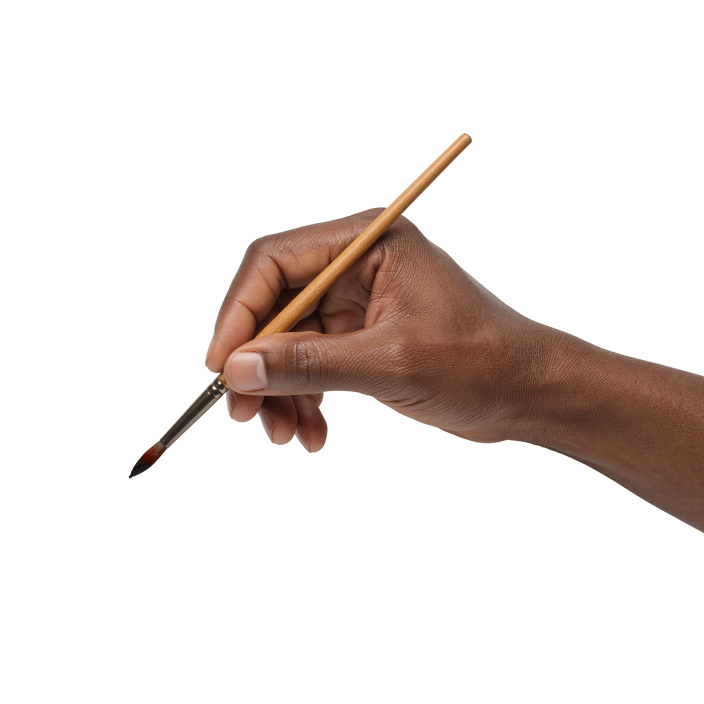
#> input picture marketing/hands/dark-brush-1.jpg, 1408 x 1408 px (shown at 1/2 size)
$ python -i cutout.py   (imports and definitions only)
#> lines starting #> are read from the running program, lines starting #| are printed output that depends on the picture; after the words box and inside, x2 and y2 are one past the last pixel; in counts of white or black regions, pixels touching at a corner belong together
"""Cut the generated hand photos out of their white background for the app.

    .venv/bin/python scripts/hands/cutout.py light-pencil-2 medium-pencil-1 ...   (the chosen candidates)

For each marketing/hands/<tone>-<tool>-<n>.jpg it writes frontend/public/hands/<tone>-<tool>.png (transparent, with a soft
drop shadow so the hand sits on the page) and records in frontend/public/hands/hands.json where the tip of the pencil or
brush is, as a share of the image size; the renderer puts that point exactly on the line being drawn.
"""
import json
import sys
from pathlib import Path

import cv2
import numpy as np
from PIL import Image

ROOT = Path(__file__).resolve().parents[2]
SRC, OUT = ROOT / 'marketing' / 'hands', ROOT / 'frontend' / 'public' / 'hands'
SIZE = 900  # longest side of the saved cut-out


def extend_arm(rgb, alpha):
    """The photo's forearm stops at the image edge, which shows as a straight cut whenever the hand is drawing near the
    middle of a frame. Continue the forearm along its own direction (repeating the slice at the edge) so it always runs
    off the frame. Returns the larger image, its alpha, and the share of the new height that the original photo takes."""
    h, w = alpha.shape
    solid = alpha > .5
    yy, xx = np.nonzero(solid)
    edge_gap = np.minimum(w - 1 - xx, h - 1 - yy)                    # distance to the right or bottom edge
    near, far = edge_gap < 30, (edge_gap > 140) & (edge_gap < 200)
    if near.sum() < 50 or far.sum() < 50:
        return rgb, alpha, h
    direction = np.array([xx[near].mean() - xx[far].mean(), yy[near].mean() - yy[far].mean()])
    direction /= np.linalg.norm(direction) + 1e-6
    pad = int(max(h, w) * 1.1)
    big_rgb = np.zeros((h + pad, w + pad, 3), np.float32)
    big_alpha = np.zeros((h + pad, w + pad), np.float32)
    big_rgb[:h, :w], big_alpha[:h, :w] = rgb, alpha
    slice_y, slice_x = yy[near], xx[near]
    colours, weights = rgb[slice_y, slice_x].astype(np.float32), alpha[slice_y, slice_x]
    for step in range(3, pad, 3):
        ty = np.round(slice_y + direction[1] * step).astype(int)
        tx = np.round(slice_x + direction[0] * step).astype(int)
        keep = (ty < h + pad) & (tx < w + pad) & (ty >= 0) & (tx >= 0)
        ty, tx = ty[keep], tx[keep]
        empty = big_alpha[ty, tx] < weights[keep]
        big_rgb[ty[empty], tx[empty]] = colours[keep][empty]
        big_alpha[ty[empty], tx[empty]] = weights[keep][empty]
    big_alpha = cv2.morphologyEx(big_alpha, cv2.MORPH_CLOSE, np.ones((5, 5), np.uint8))  # fill the gaps between steps
    big_rgb = np.where(big_alpha[..., None] > 0, cv2.dilate(big_rgb, np.ones((3, 3), np.uint8)) * (big_rgb.sum(axis=2, keepdims=True) == 0)
                       + big_rgb, big_rgb)
    added = np.ones(big_alpha.shape, bool)
    added[:h, :w] = alpha <= .5                                      # only pixels the photo didn't already have
    smooth = cv2.GaussianBlur(big_rgb, (0, 0), 6)
    big_rgb = np.where(added[..., None] & (big_alpha[..., None] > 0), smooth, big_rgb)  # soften the repeated slice
    ys, xs = np.nonzero(big_alpha > .02)
    bottom, right = int(ys.max()) + 1, int(xs.max()) + 1
    return big_rgb[:bottom, :right].astype(np.uint8), big_alpha[:bottom, :right], h


def cutout(path):
#> called with path = '../../marketing/hands/dark-brush-1.jpg'
    rgb = np.array(Image.open(path).convert('RGB'))
#> rgb is the input picture: shape (1408, 1408, 3); mean R, G, B 233.8, 226.9, 223.8
    darkness = 255 - rgb.min(axis=2).astype(np.int16)                 # 0 on pure white
    spread = rgb.max(axis=2).astype(np.int16) - rgb.min(axis=2)
    whiteish = np.uint8((darkness < 120) & (spread < 14))  # white and the soft grey shadows on it; skin is always tinted
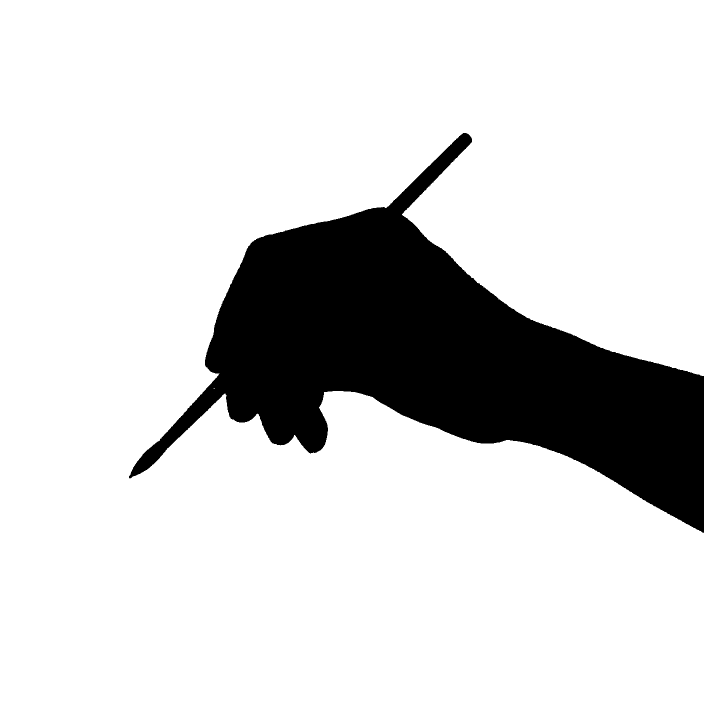
#> whiteish: shape (1408, 1408) (shown at 1/2 size); values 0 (black) and 1 (white), 83.4% white; 2 black regions (1 under 20 px), largest, box (x1, y1, x2, y2) and area: (258, 266, 1408, 1066) 329138
    count, labels = cv2.connectedComponents(whiteish)
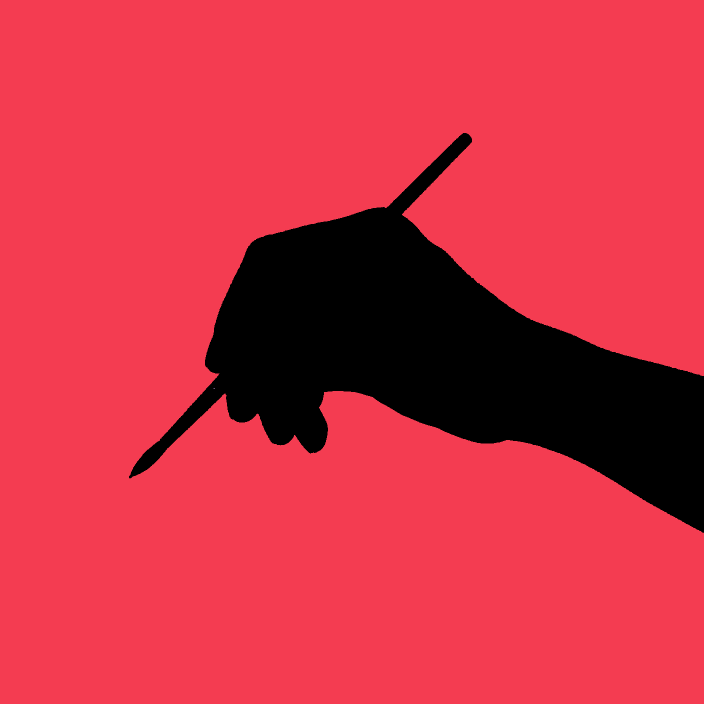
#> labels: shape (1408, 1408) int32 (shown at 1/2 size); 3 distinct labels, from 0 to 2; one colour per label, 0 black
#> count = 3
    edge = np.unique(np.concatenate([labels[0], labels[-1], labels[:, 0], labels[:, -1]]))
#> edge = [0, 1]
    background = np.isin(labels, edge[edge > 0])                    # only the white that touches the border
#> background: shape (1408, 1408) bool; 83.4% white; 2 black regions (1 under 20 px), largest, box (x1, y1, x2, y2) and area: (258, 266, 1408, 1066) 329141
    near = cv2.dilate(np.uint8(background), np.ones((5, 5), np.uint8)) > 0
#> near: shape (1408, 1408) bool; 83.9% white; 1 black region, box (x1, y1, x2, y2) and area: (263, 268, 1408, 1063) 319850
    # Refine with GrabCut: it learns the skin and the background colours, which separates the soft shadow the photo casts
    # beside the arm (tinted by the skin, so a colour threshold alone keeps it as a pale fringe).
    sure_bg = np.isin(labels, edge[edge > 0]) & (darkness < 22)
#> sure_bg: shape (1408, 1408) bool; 83.3% white; 1 black region, box (x1, y1, x2, y2) and area: (257, 266, 1408, 1067) 330108
    mask = np.full(background.shape, cv2.GC_PR_FGD, np.uint8)
    mask[background] = cv2.GC_PR_BGD
    mask[sure_bg] = cv2.GC_BGD
    mask[cv2.erode(np.uint8(~background), np.ones((25, 25), np.uint8)) > 0] = cv2.GC_FGD
    small = 2 if max(rgb.shape) > 1000 else 1
    work = cv2.resize(mask, None, fx=1 / small, fy=1 / small, interpolation=cv2.INTER_NEAREST)
    image_small = cv2.resize(rgb, (work.shape[1], work.shape[0]), interpolation=cv2.INTER_AREA)
    cv2.grabCut(cv2.cvtColor(image_small, cv2.COLOR_RGB2BGR), work, None, np.zeros((1, 65), np.float64),
                np.zeros((1, 65), np.float64), 4, cv2.GC_INIT_WITH_MASK)
    work = cv2.resize(work, (rgb.shape[1], rgb.shape[0]), interpolation=cv2.INTER_NEAREST)
    background = (work == cv2.GC_BGD) | (work == cv2.GC_PR_BGD)
    near = cv2.dilate(np.uint8(background), np.ones((5, 5), np.uint8)) > 0
#> background: shape (1408, 1408) bool; 83.5% white; 1 black region, box (x1, y1, x2, y2) and area: (258, 266, 1408, 1066) 326868
    alpha = np.where(background, 0., 1.)
    soft = np.clip((darkness - 6) / 16, 0, 1)                         # anti-aliased rim where the hand meets the white
    alpha = cv2.GaussianBlur(alpha.astype(np.float32), (5, 5), 0)  # a soft, anti-aliased rim
    # The tip is the left-most solid point (the pencil or brush always points to the lower left).
    solid = alpha > .6
    count, labels, stats, _ = cv2.connectedComponentsWithStats(np.uint8(solid), 8)
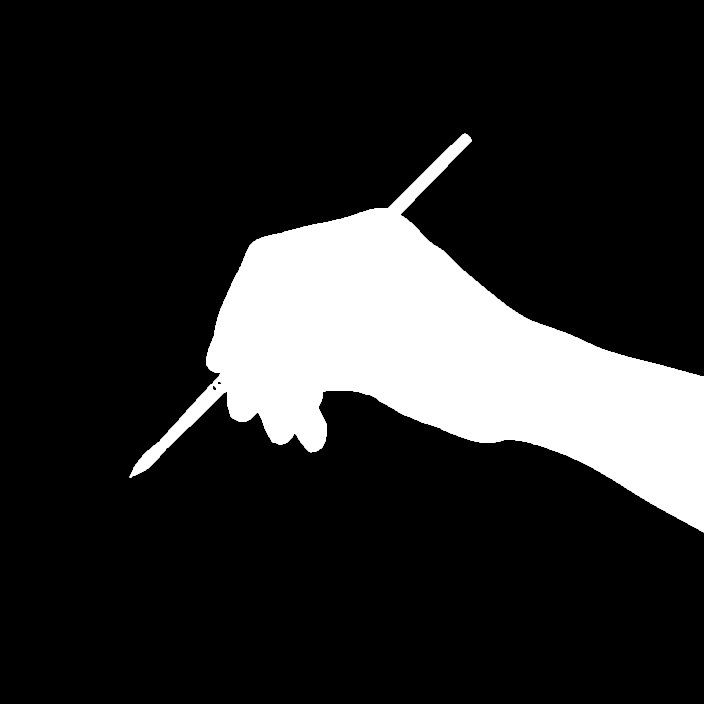
#> solid: shape (1408, 1408) bool (shown at 1/2 size); 16.4% white; 1 white region, box (x1, y1, x2, y2) and area: (258, 266, 1408, 1066) 326066
    keep = labels == (1 + int(np.argmax(stats[1:, cv2.CC_STAT_AREA])))
    alpha *= cv2.dilate(np.uint8(keep), np.ones((7, 7), np.uint8)) > 0  # drop stray specks
    ys, xs = np.where(keep)
    tip = (int(xs.min()), int(np.median(ys[xs <= xs.min() + 2])))
    rgb, alpha, photo_h = extend_arm(rgb, alpha)
#> in extend_arm, `direction = np.array([xx[near].mean() - xx[far].mean(), yy[near].mean(..`: direction = [155.2, 65.5]
#> in extend_arm, `direction /= np.linalg.norm(direction) + 1e-6`: direction = [0.921, 0.389]
#> in extend_arm, `slice_y, slice_x = yy[near], xx[near]`: slice_y = 9269 values from 745 to 1065; slice_x = 9269 values, max 1407 at index 122, min 1378 at index 0, mean 1392.6
#> in extend_arm, `colours, weights = rgb[slice_y, slice_x].astype(np.float32), alpha[sli..`: weights = 9269 values, max 1 at index 17, min 0.508 at index 0, mean 0.997
#> after the loop in extend_arm, `for step in range(3, pad, 3):`:
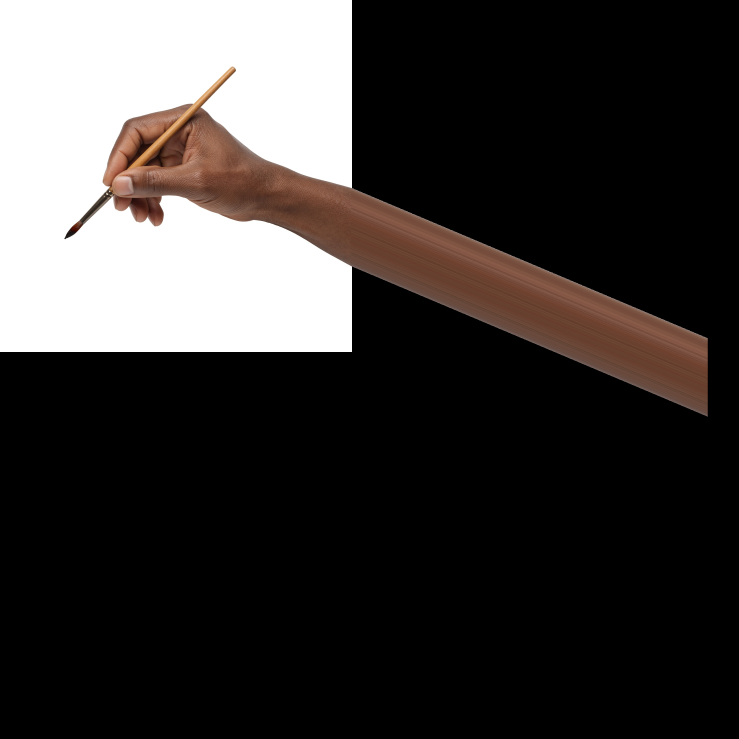
#> big_rgb: shape (2956, 2956, 3) float32 (shown at 1/4 size); mean R, G, B 58.8, 55.4, 53.9
#> in extend_arm, `bottom, right = int(ys.max()) + 1, int(xs.max()) + 1`: bottom = 1667; right = 2831
#> rgb: shape (1667, 2831, 3)
#> photo_h = 1408
    # A soft shadow below and to the right, as if the hand hovered just above the page.
    h, w = alpha.shape
    shadow = cv2.GaussianBlur(alpha.astype(np.float32), (0, 0), w * .012)
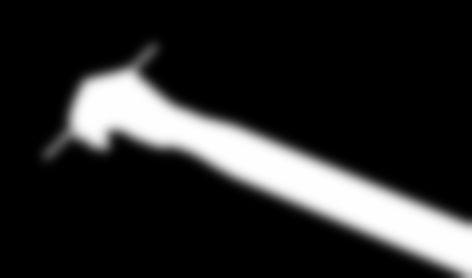
#> shadow: shape (1667, 2831) float32 (shown at 1/6 size); min 0, max 1, mean 0.164
    shift = int(w * .018)
#> shift = 50
    moved = np.zeros_like(shadow)
    moved[shift:, shift:] = shadow[:-shift, :-shift]                   # shifted, not wrapped round the edges
    shadow = moved * .28
    out_alpha = alpha + shadow * (1 - alpha)
    color = (rgb.astype(np.float32) * alpha[..., None]) / np.maximum(out_alpha[..., None], 1e-6)  # shadow is black
    rgba = np.dstack([np.clip(color, 0, 255), out_alpha * 255]).astype(np.uint8)
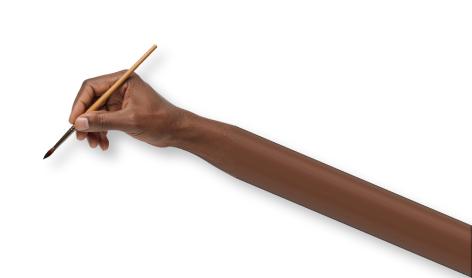
#> rgba: shape (1667, 2831, 4) (shown at 1/6 size); mean R, G, B, A 19.4, 12.9, 10.1, 43.3; transparent parts drawn white
    ys, xs = np.where(out_alpha > .02)
    box = (int(xs.min()), int(ys.min()), int(xs.max()) + 1, int(ys.max()) + 1)
#> box = (256, 264, 2831, 1667)
    image = Image.fromarray(rgba).crop(box)
    tip = (tip[0] - box[0], tip[1] - box[1])
#> tip = (2, 689)
    factor = SIZE / max(image.size)
    image = image.resize((round(image.width * factor), round(image.height * factor)), Image.LANCZOS)
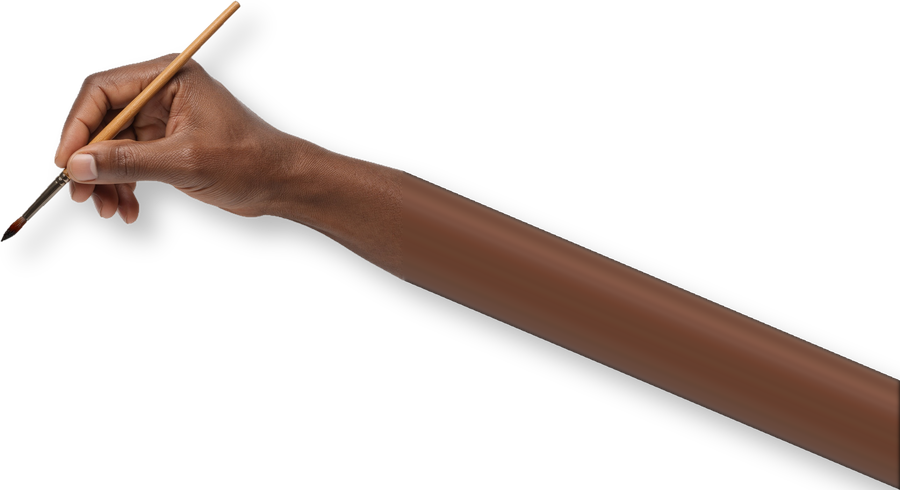
#> image: PIL image 900x490 RGBA; mean R, G, B, A 25.6, 17.1, 13.4, 56.5; transparent parts drawn white
    hand = (min(photo_h, box[3]) - box[1]) / (box[3] - box[1])          # the share of the height that is the hand itself
#> hand = 0.815
    return image, (round(tip[0] / image.width * factor, 4), round(tip[1] / image.height * factor, 4)), round(hand, 4)


# [13 lines left out: function main, not called in this run]


# [2 lines not run here, left out]

>>> result = cutout('../../marketing/hands/dark-brush-1.jpg')

$ run again, on marketing/hands/dark-pencil-1.jpg
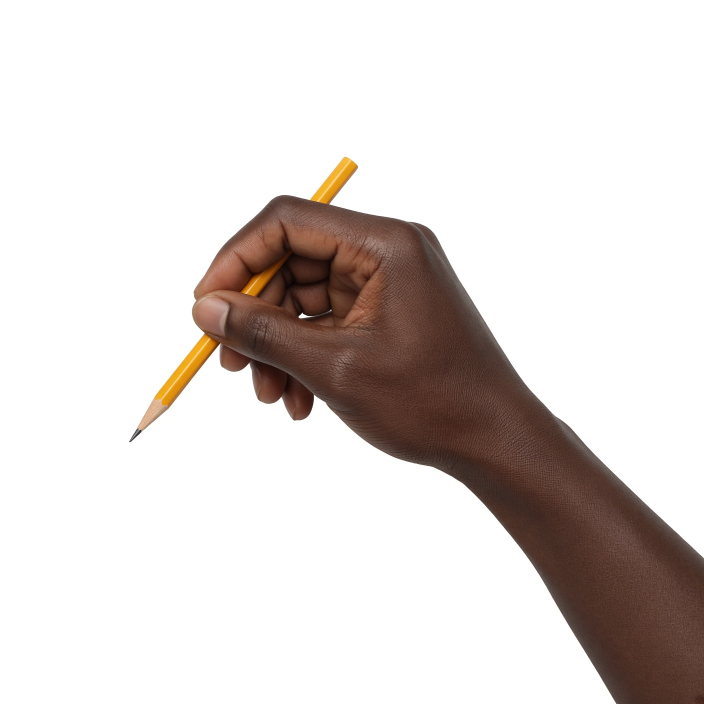
#> input picture marketing/hands/dark-pencil-1.jpg, 1408 x 1408 px (shown at 1/2 size)
#> in cutout, rgb is the input picture: shape (1408, 1408, 3); mean R, G, B 222.6, 216.2, 213.4
#> whiteish: shape (1408, 1408); values 0 (black) and 1 (white), 79.7% white; 1 black region, box (x1, y1, x2, y2) and area: (259, 313, 1408, 1408) 403076
#> labels: shape (1408, 1408) int32; 4 distinct labels, from 0 to 3
#> in cutout, `count, labels = cv2.connectedComponents(whiteish)`: count = 4
#> edge = [0, 1]
#> near: shape (1408, 1408) bool; 80.1% white; 1 black region, box (x1, y1, x2, y2) and area: (276, 315, 1408, 1408) 393640
#> sure_bg: shape (1408, 1408) bool; 79.6% white; 1 black region, box (x1, y1, x2, y2) and area: (258, 313, 1408, 1408) 404614
#> in cutout, `count, labels, stats, _ = cv2.connectedComponentsWithStats(np.uint8(so..`:
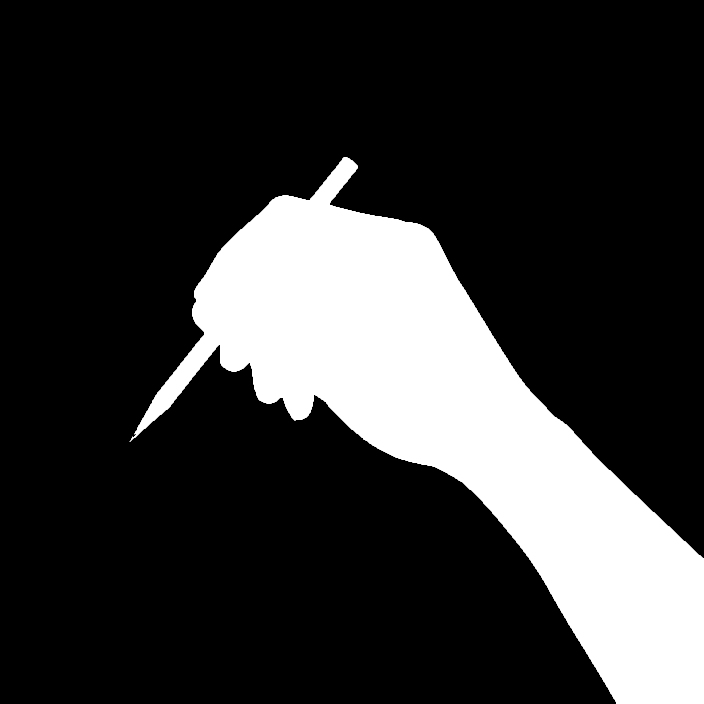
#> solid: shape (1408, 1408) bool (shown at 1/2 size); 20.2% white; 1 white region, box (x1, y1, x2, y2) and area: (259, 314, 1408, 1408) 400889
#> in extend_arm, `direction = np.array([xx[near].mean() - xx[far].mean(), yy[near].mean(..`: direction = [139.1, 165.2]
#> in extend_arm, `direction /= np.linalg.norm(direction) + 1e-6`: direction = [0.644, 0.765]
#> slice_y = 13745 values from 1090 to 1407; slice_x = 13745 values, max 1407 at index 406, min 1216 at index 8237, mean 1361.5
#> weights = 13745 values, max 1 at index 12, min 0.508 at index 220, mean 0.998
#> added: shape (2956, 2956) bool; 95.4% white; 1 black region, box (x1, y1, x2, y2) and area: (259, 314, 1408, 1408) 401809
#> bottom = 2590; right = 2403
#> rgb: shape (2590, 2403, 3)
#> photo_h = 1408
#> shift = 43
#> box = (256, 312, 2403, 2590)
#> in cutout, `tip = (tip[0] - box[0], tip[1] - box[1])`: tip = (3, 570)
#> in cutout, `image = image.resize((round(image.width * factor), round(image.height ..`:
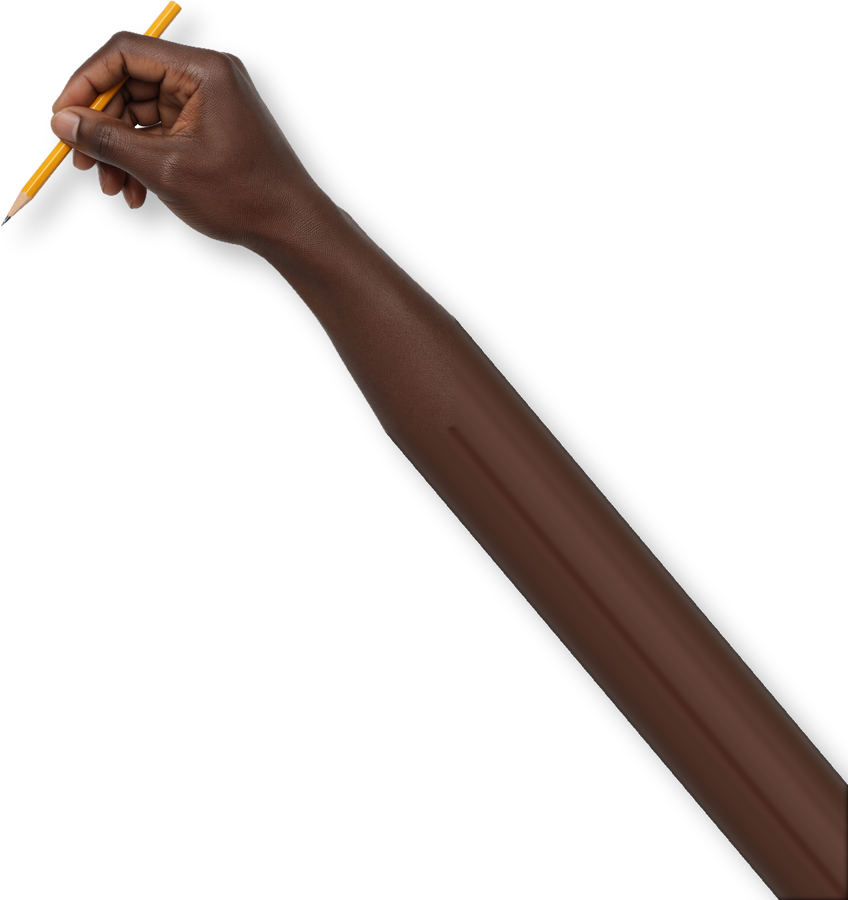
#> image: PIL image 848x900 RGBA; mean R, G, B, A 16.3, 10.9, 8.9, 47.8; transparent parts drawn white
#> hand = 0.481
